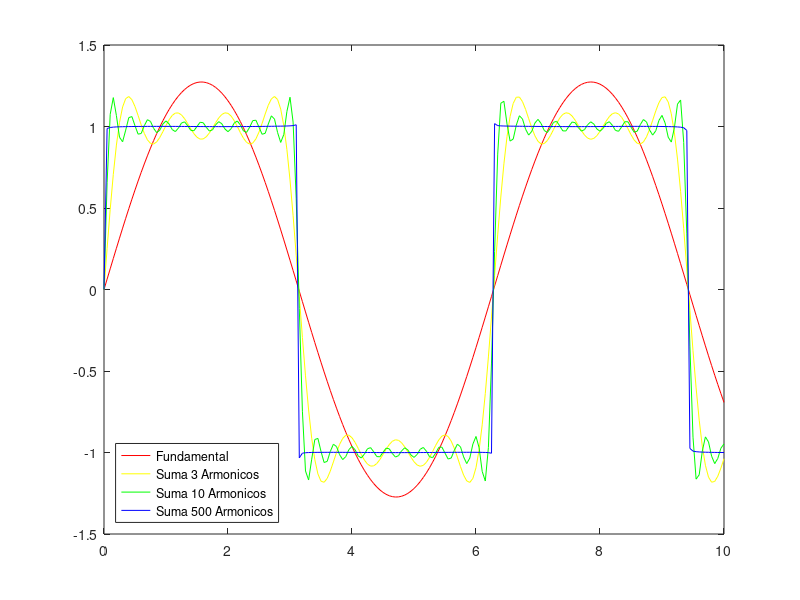

Reproduce this figure in MATLAB.

t=0:.05:10;
y=(4/pi)*sin(t);
plot(t,y,'r')
hold on

x=sin(t);
for i = 1:3
    x=x+sin(t*(i*2+1))/(i*2+1);
end
y=(4/pi)*x;
plot(t,y,'y')
hold on


x=sin(t);
for i = 1:10
    x=x+sin(t*(i*2+1))/(i*2+1);
end
y=(4/pi)*x;
plot(t,y,'g')
hold on


x=sin(t);
for i = 1:500
    x=x+sin(t*(i*2+1))/(i*2+1);
end
y=(4/pi)*x;
plot(t,y,'b');
legend('Fundamental','Suma 3 Armonicos','Suma 10 Armonicos','Suma 500 Armonicos','Location','southwest');

